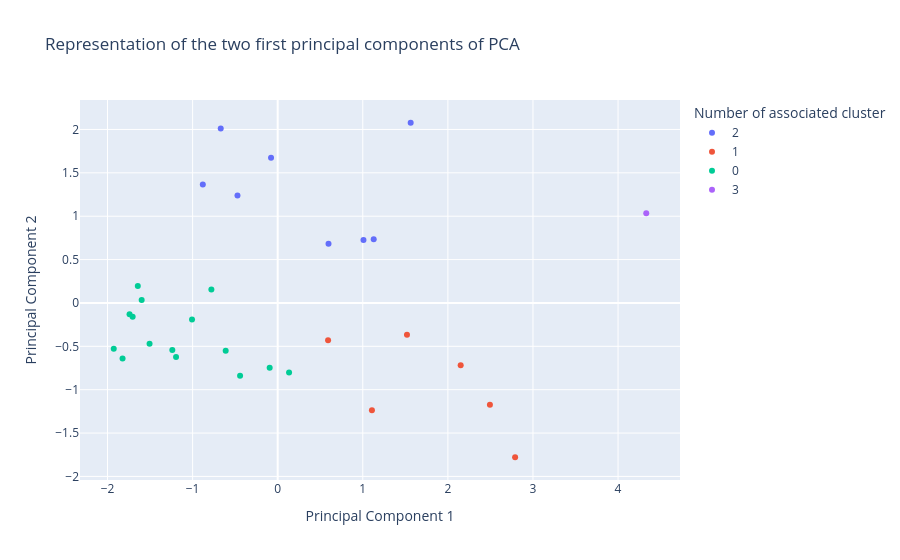

The notebook cell this image was saved under:
### Code cell
import plotly.express as px

fig = px.scatter(df_pca, x="Pc1", y="Pc2",color="cluster",
                 labels= {
                     "Pc1": "Principal Component 1",
                     "Pc2": "Principal Component 2",
                     "cluster": "Number of associated cluster"
                 },
                 title= "Representation of the two first principal components of PCA") 
fig.show()

### Figure 1 — Plotly figure (JSON) as saved in the notebook; plotly's stock layout.template omitted (floating-point values rounded to 4 significant figures)
{"data": [{"hovertemplate": "Number of associated cluster=2<br>Principal Component 1=%{x}<br>Principal Component 2=%{y}<extra></extra>", "legendgroup": "2", "marker": {"color": "#636efa", "symbol": "circle"}, "mode": "markers", "name": "2", "orientation": "v", "showlegend": true, "type": "scatter", "x": [1.128, 1.008, -0.8803, 0.5971, -0.4727, 1.563, -0.6696, -0.07836], "xaxis": "x", "y": [0.7346, 0.7261, 1.365, 0.6831, 1.24, 2.078, 2.013, 1.673], "yaxis": "y"}, {"hovertemplate": "Number of associated cluster=1<br>Principal Component 1=%{x}<br>Principal Component 2=%{y}<extra></extra>", "legendgroup": "1", "marker": {"color": "#EF553B", "symbol": "circle"}, "mode": "markers", "name": "1", "orientation": "v", "showlegend": true, "type": "scatter", "x": [2.79, 1.107, 2.15, 0.5922, 2.494, 1.519], "xaxis": "x", "y": [-1.779, -1.237, -0.7181, -0.43, -1.173, -0.3672], "yaxis": "y"}, {"hovertemplate": "Number of associated cluster=0<br>Principal Component 1=%{x}<br>Principal Component 2=%{y}<extra></extra>", "legendgroup": "0", "marker": {"color": "#00cc96", "symbol": "circle"}, "mode": "markers", "name": "0", "orientation": "v", "showlegend": true, "type": "scatter", "x": [-1.506, -1.239, -1.644, -1.705, 0.1337, -1.599, -1.741, -1.823, -0.4422, -1.007, -1.195, -0.09447, -0.6114, -0.7794, -1.927], "xaxis": "x", "y": [-0.4718, -0.5434, 0.1945, -0.1597, -0.8007, 0.03462, -0.1308, -0.6414, -0.8382, -0.1918, -0.6245, -0.7473, -0.5497, 0.1547, -0.5268], "yaxis": "y"}, {"hovertemplate": "Number of associated cluster=3<br>Principal Component 1=%{x}<br>Principal Component 2=%{y}<extra></extra>", "legendgroup": "3", "marker": {"color": "#ab63fa", "symbol": "circle"}, "mode": "markers", "name": "3", "orientation": "v", "showlegend": true, "type": "scatter", "x": [4.331], "xaxis": "x", "y": [1.035], "yaxis": "y"}], "layout": {"legend": {"title": {"text": "Number of associated cluster"}, "tracegroupgap": 0}, "title": {"text": "Representation of the two first principal components of PCA"}, "xaxis": {"anchor": "y", "domain": [0, 1], "title": {"text": "Principal Component 1"}}, "yaxis": {"anchor": "x", "domain": [0, 1], "title": {"text": "Principal Component 2"}}}}
